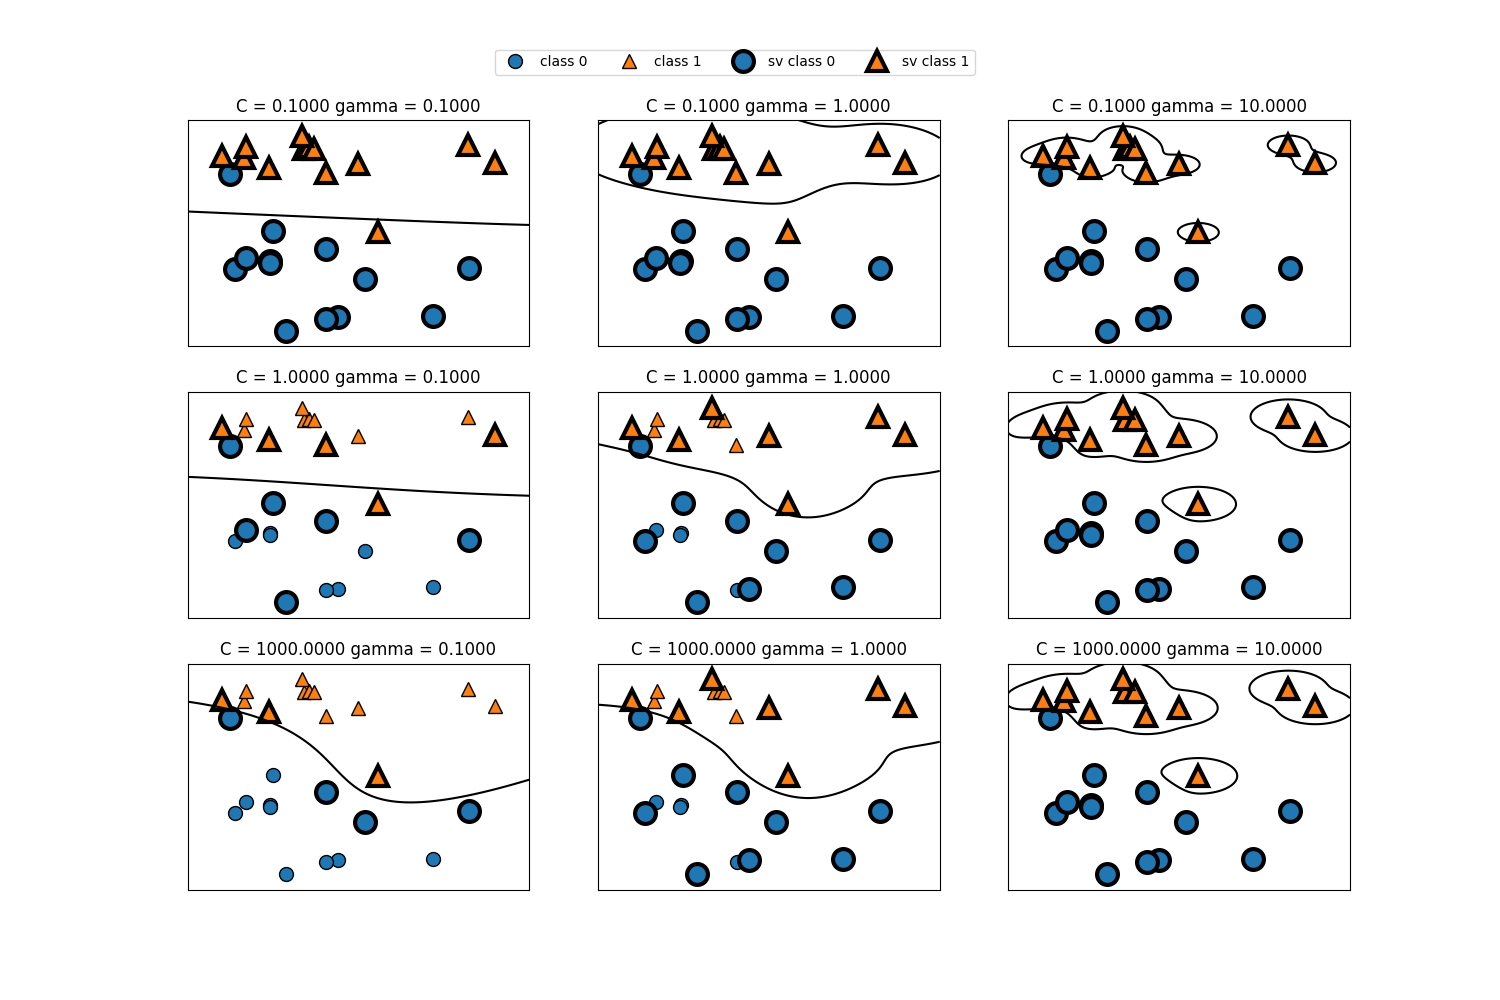

Here is the Python script that generated this plot:
import mglearn.tools
from matplotlib import pyplot as plt


def execute():
    fig, axes = plt.subplots(3, 3, figsize=(15, 10))

    for ax, C in zip(axes, [-1, 0, 3]):
        for a, gamma in zip(ax, range(-1, 2)):
            mglearn.plots.plot_svm(log_C=C, log_gamma=gamma, ax=a)

    axes[0, 0].legend(["class 0", "class 1", "sv class 0", "sv class 1"], ncol=4, loc=(.9, 1.2))
    fig.savefig("sv/sv.png")
